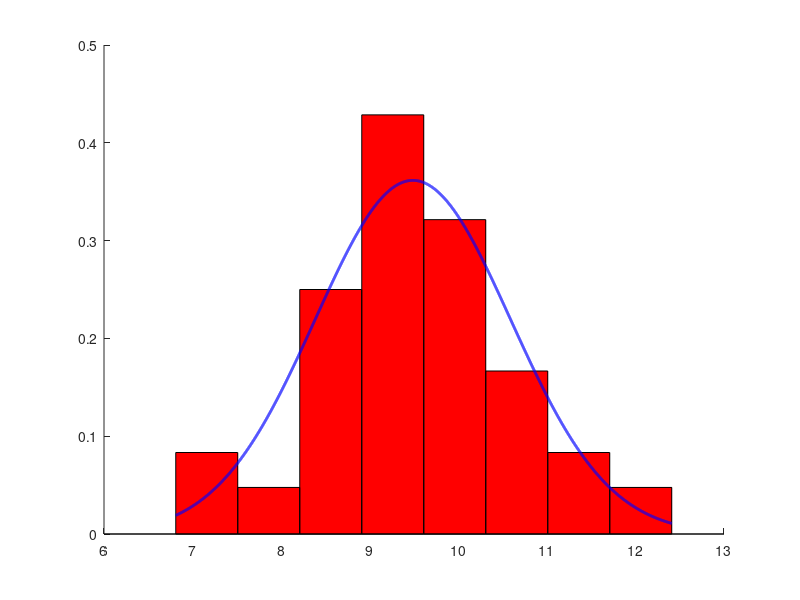
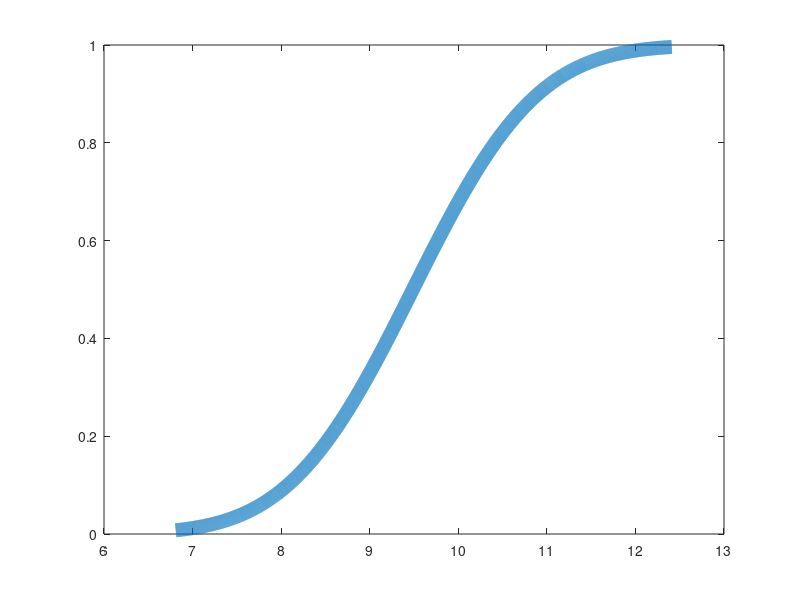

Reproduce these figures in MATLAB, in order.
pkg load statistics

x = [11.89,9.60,9.29,10.06,9.50,8.93,9.58,6.81,8.69,9.62,...
     9.01,10.59,10.50,11.53,9.94,8.84,8.91,6.90,9.76,7.09,...
     11.29,11.25,10.84,10.76,7.42,8.49,10.10,8.79,11.87,8.77,...
     9.43,12.41,9.75,8.53,9.72,9.45,7.20,9.23,8.93,9.15,...
     10.19,9.57,11.09,9.97,8.81,10.73,9.57,8.53,9.21,10.08,...
     9.10,11.03,10.10,9.47,9.72,9.60,8.21,7.78,10.21,8.99,...
     9.14,8.60,9.14,10.95,9.33,9.98,9.09,10.35,8.61,9.35,...
     10.04,7.85,9.64,9.99,9.65,10.89,9.08,8.60,7.56,9.27,...
     10.33,10.09,8.51,9.86,9.24,9.63,8.67,8.85,11.57,9.85,...
     9.27,9.69,10.90,8.84,11.10,8.19,9.26,9.93,10.15,8.42,...
     9.36,9.93,9.11,9.07,7.21,8.22,9.08,8.88,8.71,9.93,...
     12.04,10.41,10.80,7.17,9.00,9.46,10.42,10.43,8.38,9.01];

n = length(x);
     
fprintf('Задание а\n');

Mmax = max(x);
Mmin = min(x);

fprintf('M_max = %6.3f\n', Mmax);
fprintf('M_min = %6.3f\n', Mmin);

fprintf('\nЗадание б\n');

R = Mmax - Mmin;

fprintf('R = %5.3f\n', R)

fprintf('\nЗадание в\n');

mu = sum(x) / n;
sqrS = sum((x - mu) .^ 2) / (n - 1);

fprintf('mu  = %5.3f\n', mu);
fprintf('S^2 = %5.3f\n', sqrS);

fprintf('\nЗадание г\n');

m = floor(log2(n)) + 2;

limit_points = linspace(Mmin, Mmax, m + 1);

fprintf('m = %d\n', m);

nums = zeros(m, 1);

for i = 1:m
  left = limit_points(i);
  right = limit_points(i + 1);
  
  for j = 1:n
    if x(j) >= left && x(j) < right
      nums(i)++;
    endif
  endfor
  
endfor

nums(m)++;

for i = 1:m
  fprintf('В интервале [%6.3f, %6.3f%c %2d элементов.\n', limit_points(i),...
         limit_points(i + 1), ifelse(i == m, ']', ')'), nums(i));
endfor

fprintf('\nЗадание д\n');
fprintf('График в окне "Задание д"\n');

centers = zeros(m, 1);
f_emp   = zeros(m, 1);

Delta = (Mmax - Mmin) / m;

for i = 1:m
    centers(i) = (limit_points(i) + limit_points(i + 1)) / 2;
    f_emp(i)   = nums(i) / (n * Delta);
endfor

sigma = sqrt(sqrS);
x_vals = (Mmin:1e-3:Mmax);
f_theor = normpdf(x_vals, mu, sigma);

h = figure();
set(h,'numbertitle','off')
set(h, 'name', 'Задание д');
hold on;
bar(centers, f_emp, 1, 'facecolor', 'r');
plot(x_vals, f_theor, 'LineWidth', 2, 'color', 'b');

fprintf('\nЗадание е\n');
fprintf('График в окне "Задание е"\n');

F_theor = normcdf(x_vals, mu, sigma);

g = figure();
set(g,'numbertitle','off')
set(g, 'name', 'Задание е');
plot(x_vals, F_theor, 'LineWidth', 10);

waitfor(h);
waitfor(g);
